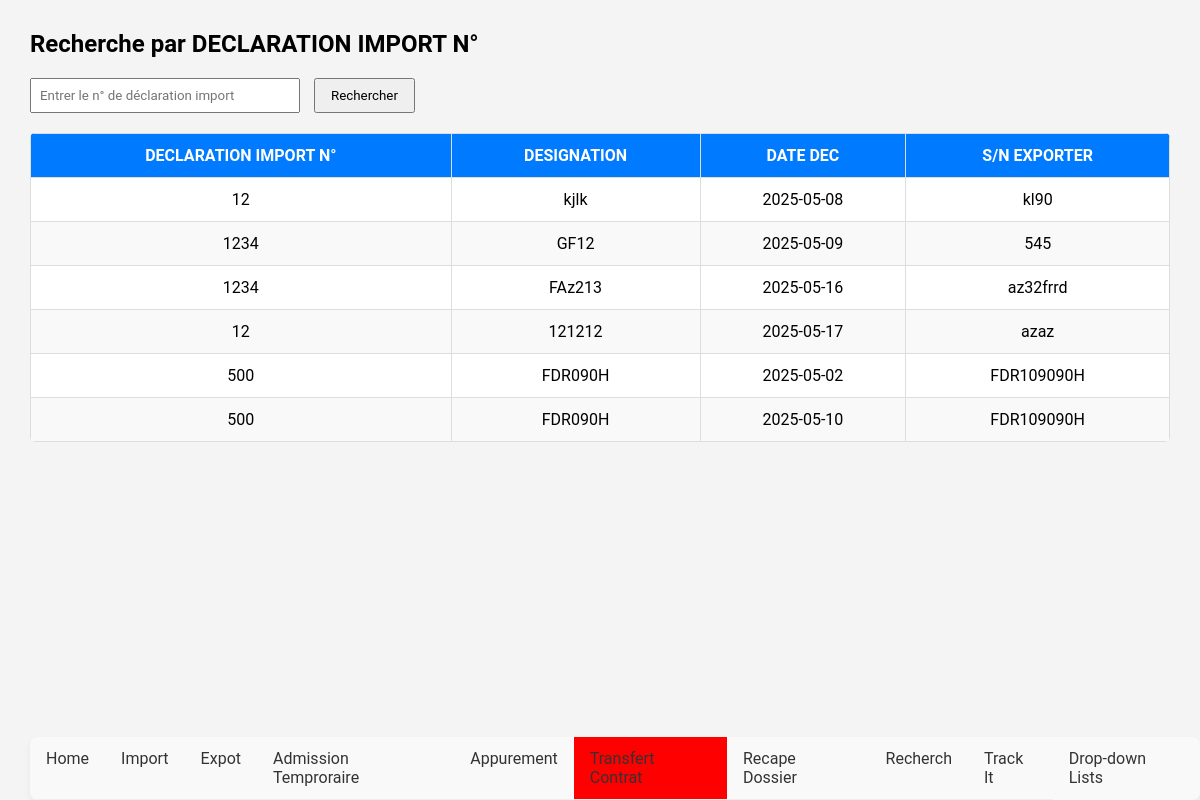
Screenshot of /transfert_contrat.php with the database file from the repository.
### tables this page shows
CREATE TABLE `orders` (
  `id_order` int(11) NOT NULL,
  `id_product` int(11) NOT NULL,
  `id_facture` int(11) NOT NULL,
  `n_rep` int(10) DEFAULT NULL,
  `n_facture` text NOT NULL,
  `type` varchar(6) NOT NULL,
  `client` varchar(100) NOT NULL,
  `regime` varchar(50) NOT NULL,
  `type_input` varchar(15) NOT NULL,
  `bureadiwan` varchar(50) DEFAULT NULL,
  `dec_reg_prec` varchar(20) NOT NULL,
  `import_decl` varchar(100) NOT NULL,
  `num_declaration` int(30) NOT NULL,
  `s_n` varchar(100) NOT NULL,
  `designation` varchar(30) NOT NULL,
  `date_declaration` date NOT NULL,
  `Appurement` varchar(10) DEFAULT NULL,
  `paye` varchar(3) NOT NULL,
  `status` varchar(10) NOT NULL,
  `date_creation` date NOT NULL DEFAULT current_timestamp()
);

### transfert_contrat.php (the view, shortened to what this page needs)
<?php
include 'connect/connect.php';
$dec_reg_prec = isset($_GET['dec_reg_prec']) ? trim($_GET['dec_reg_prec']) : '';
if (!empty($dec_reg_prec)) {
    $stmt = $conn->prepare("SELECT * FROM orders WHERE dec_reg_prec LIKE ? ORDER BY id_order DESC");
    $stmt->execute(["%$dec_reg_prec%"]);
} else {
    $stmt = $conn->query("SELECT * FROM orders ORDER BY id_order DESC");
}
?>
<!DOCTYPE html>
<html lang="fr">
<head>
    <link rel="stylesheet" href="css/style_nav.css">
    <link rel="stylesheet" href="css/style.css">
</head>
<body>
    <h2>Recherche par DECLARATION IMPORT N°</h2>
    <form method="get">
        <input type="text" name="dec_reg_prec" placeholder="Entrer le n° de déclaration import" value="<?= htmlspecialchars($dec_reg_prec) ?>">
        <input type="submit" value="Rechercher">
    </form>
    <table>
        <thead>
            <tr>
                <th>DECLARATION IMPORT N°</th>
                <th>DESIGNATION</th>
                <th>DATE DEC</th>
                <th>S/N EXPORTER</th>
            </tr>
        </thead>
        <tbody>
            <?php while ($row = $stmt->fetch()) : ?>
                <tr>
                    <td><?= htmlspecialchars($row['dec_reg_prec']) ?></td>
                    <td><?= htmlspecialchars($row['designation']) ?></td>
                    <td><?= htmlspecialchars($row['date_declaration']) ?></td>
                    <td><?= htmlspecialchars($row['s_n']) ?></td>
                </tr>
            <?php endwhile; ?>
        </tbody>
    </table>
    <div style="
        display: flex;
        position: absolute;
        bottom: 0;
        }">
        <ul class="nav-list">
        <li><a  href="dashboard.php">Home</a></li>
                    <li><a  href="add_imports.php">Import</a></li>
                    <li><a href="add_exports.php">Expot</a></li>
                    <li><a href="admission_temproraire.php">Admission Temproraire</a></li>
                    <li><a href="appurement.php">Appurement</a></li>
                    <li><a style="background-color:red;" href="transfert_contrat.php">Transfert Contrat</a></li>
                    <li><a href="recape_dossier.php">Recape Dossier</a></li>
                    <li><a href="recherch.php">Recherch</a></li>
                    <li><a href="#" onclick="noactive()">Track It</a></li>
                    <li><a href="lists.php">Drop-down Lists</a></li>
</ul></div>
</body>
</html>

### css/style_nav.css (style rules this page uses)
.nav-list { display: flex; width: 100%; list-style: none; padding: 0; margin: 0; background-color: #f9f9f9; border-radius: 8px; overflow: hidden; box-shadow: 0 4px 8px rgba(0,0,0,0.05); font-family: Arial, sans-serif; }
.nav-list li { border-bottom: 1px solid #eee; }
.nav-list li:last-child { border-bottom: none; }
.nav-list a { display: block; padding: 12px 16px; color: #333; text-decoration: none; transition: background 0.3s, color 0.3s; }

### css/style.css (style rules this page uses)
:root { --color-background: #f4f4f4; --color: rgb(93, 93, 94); --fontfamiy: Roboto, "Droid Arabic Kufi", "Times New Roman", Times, serif; }
body { background-color: var(--color-background); margin: 0; padding: 0; }
* { font-family: var(--fontfamiy); }
table { width: 100%; border-collapse: collapse; background: white; border-radius: 5px; overflow: hidden; }
th, td { border: 1px solid #ddd; padding: 12px; text-align: center; }
th { background-color: #007bff; color: white; font-weight: bold; }
tr:nth-child(even) { background-color: #f9f9f9; }
form { margin-bottom: 20px; }
input[type="text"] { padding: 8px; width: 250px; margin-right: 10px; }
input[type="submit"] { padding: 8px 15px; }

### transfert_contrat.php (style rules this page uses)
body { font-family: Arial, sans-serif; margin: 30px; }
form { margin-bottom: 20px; }
input[type="text"] { padding: 8px; width: 250px; margin-right: 10px; }
input[type="submit"] { padding: 8px 15px; }

### rows the page displays
orders: dec_reg_prec "12", designation "kjlk", date_declaration "2025-05-08", s_n "kl90"
orders: dec_reg_prec "1234", designation "GF12", date_declaration "2025-05-09", s_n "545"
orders: dec_reg_prec "1234", designation "FAz213", date_declaration "2025-05-16", s_n "az32frrd"
orders: dec_reg_prec "12", designation "121212", date_declaration "2025-05-17", s_n "azaz"
orders: dec_reg_prec "500", designation "FDR090H", date_declaration "2025-05-02", s_n "FDR109090H"
orders: dec_reg_prec "500", designation "FDR090H", date_declaration "2025-05-10", s_n "FDR109090H"
